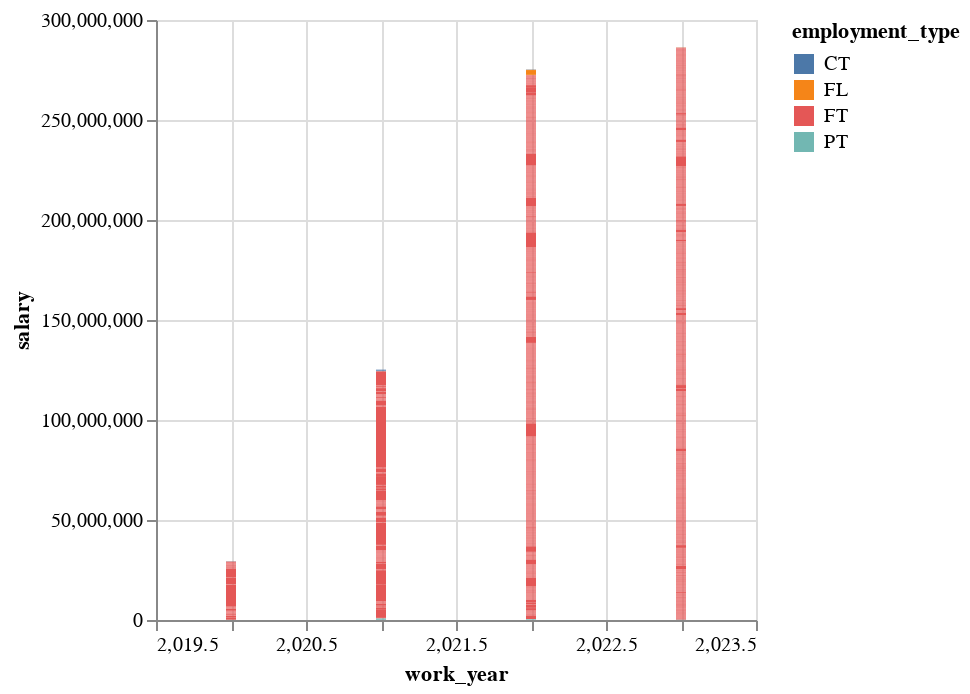

Source (notebook cell):
### Markdown cell above
Looking at the above graphs it seems like there are no values for 2020.5, 2021.5 and 2022.5 in the work year column. I want to look at the graph again after removing those arbitary entires. As for salary it seems like the graph looks odd due to the measurement, I will remove the convert it from scientific notation to normal numbers and have a look at the distribution again. However, for salary in USD it appears like it is fairly normally distributed with a slight right skew - don't think we need to do anything here. Remote ratio seems fairly interesting as it illustrates that most people are either work completely from the office or at home while a small minority is hybrid, I do think the data could be represented better which I will proceed to do later.

### Code cell
alt.Chart(df).mark_bar().encode(
    alt.X('work_year:Q').scale(zero=False),
    y = 'salary',
    color = 'employment_type'
)

### Figure 1 — Vega-Lite specification as saved in the notebook (floating-point values rounded to 4 significant figures; data arrays with more than 128 entries replaced by an {"elided": "..."} marker saying what was removed)
{"config": {"view": {"continuousWidth": 300, "continuousHeight": 300}}, "data": {"name": "data-2abd5e3a76b2610869c698a6f5adde06"}, "mark": {"type": "bar"}, "encoding": {"color": {"field": "employment_type", "type": "nominal"}, "x": {"field": "work_year", "scale": {"zero": false}, "type": "quantitative"}, "y": {"field": "salary", "type": "quantitative"}}, "$schema": "https://vega.github.io/schema/vega-lite/v5.8.0.json", "datasets": {"data-2abd5e3a76b2610869c698a6f5adde06": {"elided": "3755 records"}}}
